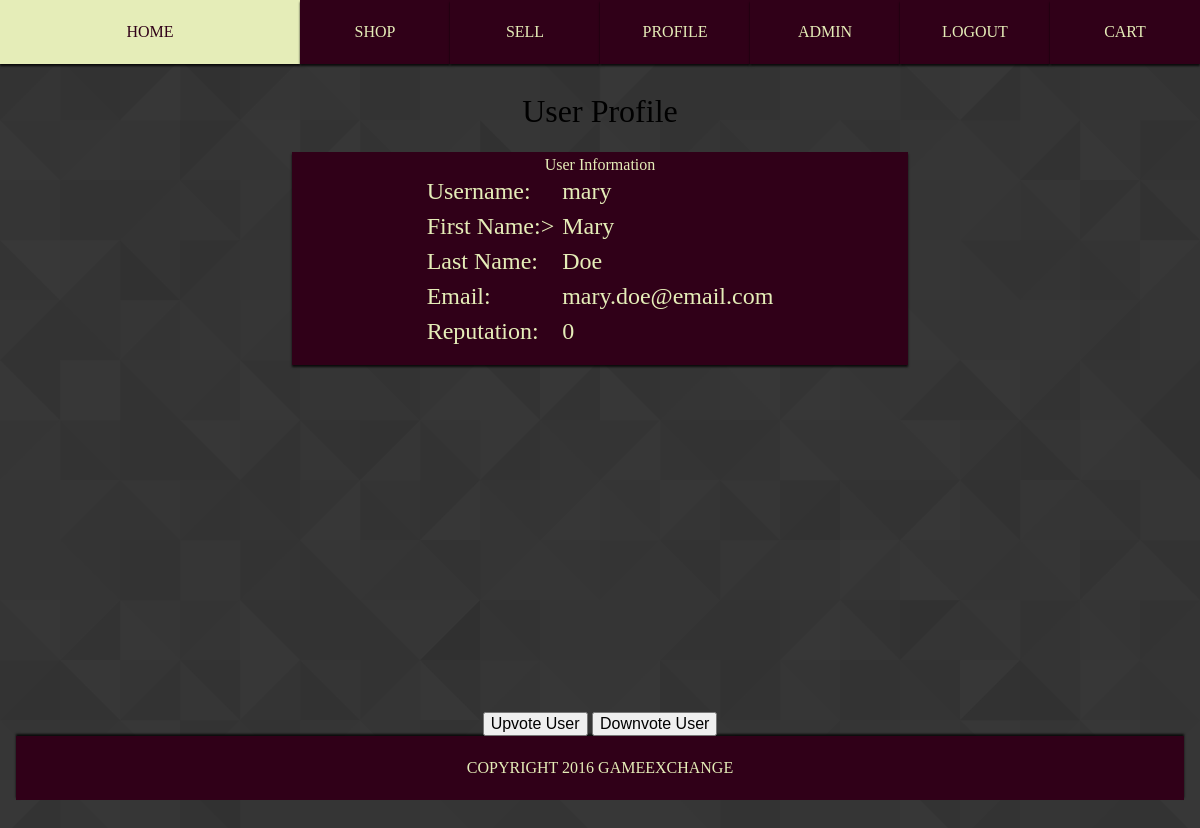
The page /user.php?userp=3 (signed in) on the database its author committed.
### tables this page shows
CREATE TABLE `user` (
  `user_id` int(5) NOT NULL,
  `username` varchar(20) NOT NULL,
  `passwordhash` varchar(200) NOT NULL,
  `fname` varchar(50) NOT NULL,
  `lname` varchar(50) NOT NULL,
  `email` varchar(60) NOT NULL,
  `address` varchar(100) NOT NULL,
  `phone_num` varchar(20) NOT NULL,
  `status` int(2) NOT NULL
);

### database/userFunctions.php (the view, shortened to what this page needs)
<?php
	function initializeDb(){
		$servername = "localhost";
		$username = "lucas";
		$password = "alpine";
		$dbname = "ecommerce";
		try
		{
			$DBH = new PDO("mysql:host=$servername;dbname=$dbname", $username, $password);
			return $DBH;
		}
		catch(PDOException $e)
		{
			echo $e->getMessage();
		}
	}
	function getUserInfo($userp){
		$DBH = initializeDb();
		$STH = $DBH->query("SELECT * FROM user WHERE user_id='$userp'");
		return $STH->fetch();
	}
	function getUsername($userp){
		$row = getUserInfo($userp);
		echo $row["username"];
	}
	function getFname($userp){
		$row = getUserInfo($userp);
		echo $row["fname"];
	}
	function getLname($userp){
		$row = getUserInfo($userp);
		echo $row["lname"];
	}
	function getEmail($userp){
		$row = getUserInfo($userp);
		echo $row["email"];
	}
	function getRepuation($userp){
		$counter = 0;
		echo $counter;
	}
?>

### styles/default.css (style rules this page uses)
html, body { height: 100%; }
body { background-image: url('../img/0.png'); }

### rows shown on the page
user: username "mary", fname "Mary", lname "Doe", email "mary.doe@email.com"

### other values the page prints
$counter "0"
